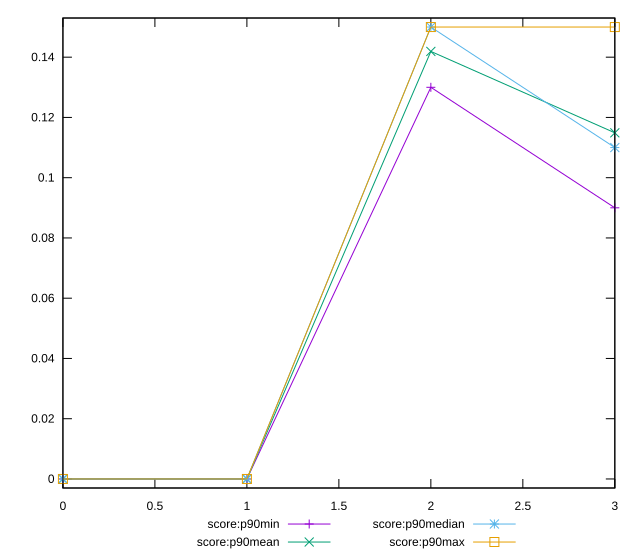

Here is the gnuplot script that generated this plot:
reset

$scoreP90Min <<EOF
0 0
1 0
2 0.13
3 0.09
EOF

$scoreP90Mean <<EOF
0 0
1 0
2 0.14191489361702153
3 0.11489361702127658
EOF

$scoreP90Median <<EOF
0 0
1 0
2 0.15
3 0.11
EOF

$scoreP90Max <<EOF
0 0
1 0
2 0.15
3 0.15
EOF

set key outside below
set xrange [0:3]
set yrange [-0.003:0.153]
set trange [-0.003:0.153]
set terminal svg size 640, 560 enhanced background rgb 'white'
set output "reports/report_00033_2021-03-01T14-23-16.841Z/uses-text-compression/progression/score.svg"

plot $scoreP90Min title "score:p90min" with linespoints, \
     $scoreP90Mean title "score:p90mean" with linespoints, \
     $scoreP90Median title "score:p90median" with linespoints, \
     $scoreP90Max title "score:p90max" with linespoints

reset
